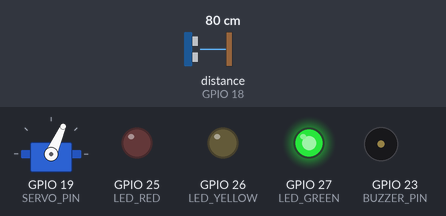
Simulated run of this sketch. Board: ESP32. On the bench: servo, output pins drawn as LEDs (lit = HIGH), buzzer (waves = sounding, pin HIGH). Wiring (inferred from the names in the program): ultrasonic range finder: trigger GPIO 5; echo GPIO 18. Inputs (shaded band) come from the test bench; at power-on: distance to the obstacle (sensor on GPIO 18) 80 cm. The echo pulse lasts 58.3 µs per cm; WiFi joins after 1.5 s; servers stay silent unless stated; pins used as bus, display or sensor lines are not drawn; what the sketch prints to the serial monitor is not drawn.

Above: at 2.7 s.
2.8 s: distance to the obstacle (sensor on GPIO 18) set to 2 cm
At 3.16 s:
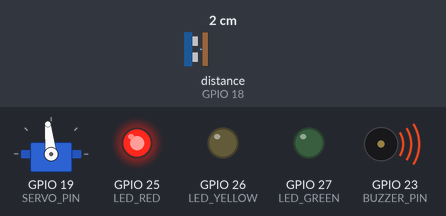
5.8 s: distance to the obstacle (sensor on GPIO 18) set to 4 cm
At 6.18 s:
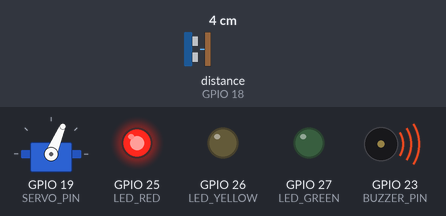
8.8 s: distance to the obstacle (sensor on GPIO 18) set to 18 cm
At 9.2 s:
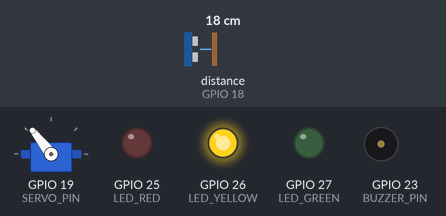
14.8 s: distance to the obstacle (sensor on GPIO 18) set to 120 cm
At 16.1 s:
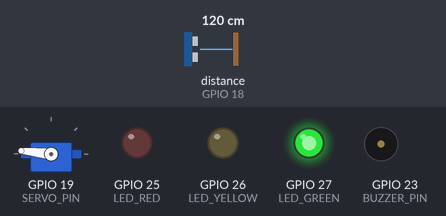
Timing chart, 0 to 18.8 s (numbered marks = the images above; inputs shaded):
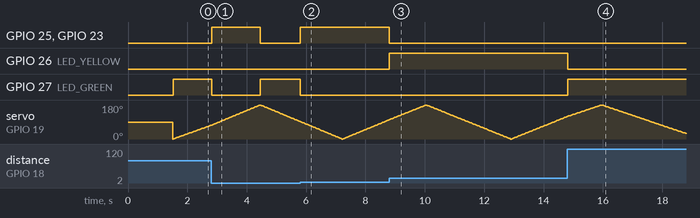

The sketch:

sensor_radar_v1_final.ino
```cpp
#include <ESP32Servo.h>
#include <WiFi.h>
#include <WebServer.h> // Menggunakan library WebServer bawaan ESP32

// =========================================================================
// FREE RTOS
// =========================================================================
#include "freertos/FreeRTOS.h"
#include "freertos/task.h"

// =========================================================================
// KONFIGURASI WI-FI (Ganti sesuai dengan nama Wi-Fi dan Password di rumahmu)
// =========================================================================
const char* ssid     = "Dida's Galaxy A52";
const char* password = "Dida1234";

// Membuat objek Server pada Port 80
WebServer server(80);

// Variables global untuk menyimpan data terbaru agar bisa diakses oleh Web
int currentAngle = 0;
int currentDistance = 0;

// =========================================================================
// CONFIGURASI PIN
// =========================================================================
#define TRIG_PIN 5
#define ECHO_PIN 18
#define SERVO_PIN 19
#define LED_RED 25
#define LED_YELLOW 26
#define LED_GREEN 27
#define BUZZER_PIN 23

Servo myServo;

// =========================================================================
// DEKLARASI FUNGSI
// =========================================================================
int getDistance();
void kendaliIndikator(int distance);
void handleGetData();

// =========================================================================
// DEKLARASI TASK RTOS
// =========================================================================
void TaskRadar(void *pvParameters);
void TaskWebServer(void *pvParameters);

void setup() {

  Serial.begin(115200);

  pinMode(TRIG_PIN, OUTPUT);
  pinMode(ECHO_PIN, INPUT);
  pinMode(LED_RED, OUTPUT);
  pinMode(LED_YELLOW, OUTPUT);
  pinMode(LED_GREEN, OUTPUT);
  pinMode(BUZZER_PIN, OUTPUT);

  myServo.attach(SERVO_PIN);

  // -----------------------------------------------------------------------
  // PROSES KONEKSI WI-FI
  // -----------------------------------------------------------------------
  Serial.print("Menghubungkan ke Wi-Fi");

  WiFi.begin(ssid, password);

  while (WiFi.status() != WL_CONNECTED) {
    delay(500);
    Serial.print(".");
  }

  Serial.println("\nWiFi Terhubung!");
  Serial.print("Silakan masukkan IP ini ke web: ");
  Serial.println(WiFi.localIP());

  // -----------------------------------------------------------------------
  // PENGATURAN ROUTE API UNTUK WEB
  // -----------------------------------------------------------------------
  server.on("/data", HTTP_GET, handleGetData);

  server.enableCORS(true);

  server.begin();

  Serial.println("HTTP Web Server siap digunakan.");

  // =========================================================================
  // MEMBUAT TASK RTOS
  // =========================================================================

  xTaskCreatePinnedToCore(
    TaskRadar,
    "Task Radar",
    4096,
    NULL,
    1,
    NULL,
    1);

  xTaskCreatePinnedToCore(
    TaskWebServer,
    "Task Web",
    4096,
    NULL,
    1,
    NULL,
    0);
}

void loop() {
  // Semua proses dijalankan oleh FreeRTOS
  vTaskDelay(portMAX_DELAY);
}

// =========================================================================
// TASK RTOS UNTUK WEB SERVER
// =========================================================================
void TaskWebServer(void *pvParameters) {

  while (true) {

    server.handleClient();

    vTaskDelay(pdMS_TO_TICKS(5));
  }
}

// =========================================================================
// TASK RTOS UNTUK RADAR
// =========================================================================
void TaskRadar(void *pvParameters) {

  while (true) {

    // -----------------------------------------------------------------------
    // PERGERAKAN 1: 0 ke 180 derajat
    // -----------------------------------------------------------------------
    for (int angle = 0; angle <= 180; angle += 1) {

      myServo.write(angle);

      vTaskDelay(pdMS_TO_TICKS(15));

      if (angle % 2 == 0) {

        currentAngle = angle;
        currentDistance = getDistance();

        kendaliIndikator(currentDistance);
      }
    }

    // -----------------------------------------------------------------------
    // PERGERAKAN 2: 180 ke 0 derajat
    // -----------------------------------------------------------------------
    for (int angle = 180; angle >= 0; angle -= 1) {

      myServo.write(angle);

      vTaskDelay(pdMS_TO_TICKS(15));

      if (angle % 2 == 0) {

        currentAngle = angle;
        currentDistance = getDistance();

        kendaliIndikator(currentDistance);
      }
    }
  }
}

// =========================================================================
// FUNGSI API UNTUK MENGIRIM DATA JSON KE WEB
// =========================================================================
void handleGetData() {

  String json =
      "{\"angle\":" +
      String(currentAngle) +
      ",\"distance\":" +
      String(currentDistance) +
      "}";

  server.send(200, "application/json", json);
}

// =========================================================================
// FUNGSI UNTUK MENGHITUNG JARAK OBJEK
// =========================================================================
int getDistance() {

  digitalWrite(TRIG_PIN, LOW);
  delayMicroseconds(2);

  digitalWrite(TRIG_PIN, HIGH);
  delayMicroseconds(10);

  digitalWrite(TRIG_PIN, LOW);

  long duration = pulseIn(ECHO_PIN, HIGH, 30000);

  int distance = duration * 0.034 / 2;

  return distance;
}

// =========================================================================
// FUNGSI LOGIKA KENDALI TRAFFIC LAMP & BUZZER BERDASARKAN JARAK
// =========================================================================
void kendaliIndikator(int distance) {

  if (distance > 0 && distance <= 15) {

    digitalWrite(LED_RED, HIGH);
    digitalWrite(LED_YELLOW, LOW);
    digitalWrite(LED_GREEN, LOW);
    digitalWrite(BUZZER_PIN, HIGH);

  } else if (distance > 15 && distance <= 30) {

    digitalWrite(LED_RED, LOW);
    digitalWrite(LED_YELLOW, HIGH);
    digitalWrite(LED_GREEN, LOW);
    digitalWrite(BUZZER_PIN, LOW);

  } else {

    digitalWrite(LED_RED, LOW);
    digitalWrite(LED_YELLOW, LOW);
    digitalWrite(LED_GREEN, HIGH);
    digitalWrite(BUZZER_PIN, LOW);
  }
}
```

Measured:
- after the input at 2.8 s, GPIO 25 (LED_RED), GPIO 23 (BUZZER_PIN): LOW → HIGH at once, → LOW 1.6 s later; GPIO 27 (LED_GREEN): HIGH → LOW at once, → HIGH 1.6 s later
- after the input at 5.8 s, GPIO 25 (LED_RED), GPIO 23 (BUZZER_PIN): LOW → HIGH at once; GPIO 27 (LED_GREEN): HIGH → LOW at once
- after the input at 8.8 s, GPIO 25 (LED_RED), GPIO 23 (BUZZER_PIN): HIGH → LOW at once; GPIO 26 (LED_YELLOW): LOW → HIGH at once
- after the input at 14.8 s, GPIO 26 (LED_YELLOW): HIGH → LOW at once; GPIO 27 (LED_GREEN): LOW → HIGH at once
